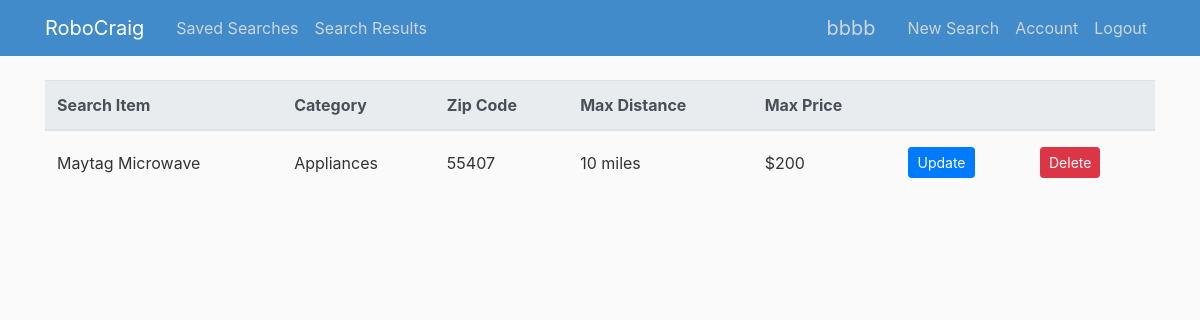
/users/bbbb (signed in), run on an earlier commit of the app's database.
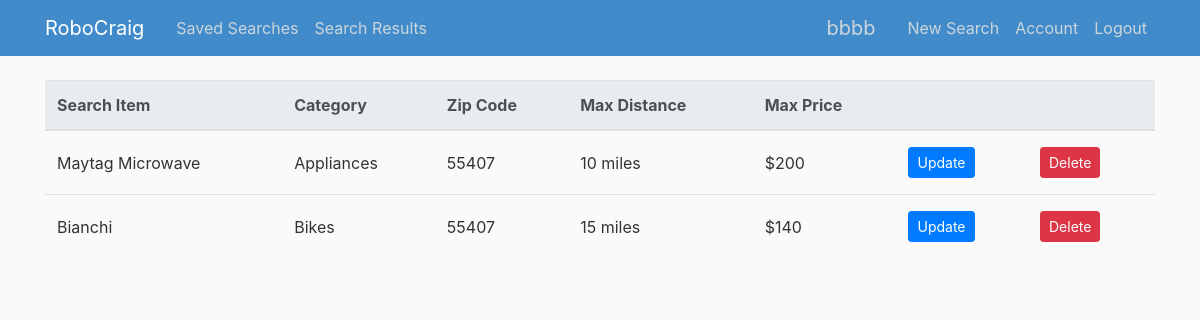
And on a later commit of the database.
### RoboCraig/models.py (models this page shows, shortened)
class Searcher (db.Model):
    id = db.Column(db.Integer, primary_key=True)
    category = db.Column(db.String(20), nullable=False)
    search_term = db.Column(db.String(50), nullable=False)
    zip_code = db.Column(db.String(10), nullable=False)  #Might need this to be int, or validate to 5 digits
    max_distance = db.Column(db.String(10), nullable=False)
    max_price = db.Column(db.String(10), nullable=False)
    user_id = db.Column(db.Integer, db.ForeignKey('user.id'), nullable=False)       #This is making a reference to the user_id in the users table

### RoboCraig/routes.py (the view)
@app.route("/users/<string:username>")  #This is the main home route for a logged in user.  It will display their saved searches
def user_searches(username):
    choices = {'ata': 'Antiques', 'ppa': 'Appliances', 'ara': 'Arts & Crafts', 'sna': 'ATV/UTV/SNO', 'pta': 'AutoParts',
               'ava': 'Aviation',
               'baa': 'Baby and Kid Stuff', 'haa': 'Beauty and Health', 'bip': 'Bike Parts',
               'bia': 'Bikes', 'bpa': 'Boat Parts', 'boo': 'Boats', 'bka': 'Books', 'bfa': 'Business',
               'cta': 'Cars & Trucks', 'ema': 'CDs/DVDs/VHSs', 'moa': 'Cell Phones', 'cla': 'Clothes & Acc',
               'cba': 'Collectibles', 'syp': 'Computer Parts', 'sya': 'Computers', 'ela': 'Electronics',
               'gra': 'Farm & Garden', 'fua': 'Furniture', 'foa': 'General', 'hva': 'Heavy Equipment',
               'hsa': 'Household',
               'jwa': 'Jewelry', 'maa': 'Materials', 'mpa': 'Motorcycle Parts', 'mca': 'Motorcycles',
               'msa': 'Music Instruments', 'pha': 'Photo & Video', 'rva': 'RVs & Camp', 'sga': 'Sporting',
               'tia': 'Tickets', 'tla': 'Tools', 'taa': 'Toys & Games', 'tra': 'Trailers',
               'vga': 'Video Gaming', 'wta': 'Wheels & Tires'}
    user = User.query.filter_by(username=username).first_or_404()  #giving the function the username attribute returns the username of the current_user
    searches = Searcher.query.filter_by(author=user)   #Using this username, it retrieves a list of their Searcher objects
    if current_user == user:        #Will only render the template if the user is logged in.  Otherwise, they receive a 403
        return render_template('user_searches.html', searches=searches, user=user, username=username,choices=choices)
    else:
        abort(403)

### RoboCraig/models.py (called while the page is built)
@login_manager.user_loader
def load_user(user_id):
    return User.query.get(int(user_id))

### RoboCraig/templates/user_searches.html
{% extends "layout.html" %}
{% block content %}
    <table class="table table-hover">
            <thead class="thead-light">
                <tr>
                    <th scope="col">Search Item</th>
                    <th scope="col">Category</th>
                    <th scope="col">Zip Code</th>
                    <th scope="col">Max Distance</th>
                    <th scope="col">Max Price</th>
                    <th scope="col"></th>
                    <th scope="col"></th>
                </tr>
            </thead>
            <tbody>
            {% for search in searches %}
            <tr>
                    <td>{{ search.search_term }}</td>
                    {% if search.category in choices %}
                        <td>{{ choices[search.category]}}</td>
                    {% else %}
                        <td>{{ search.category }}</td>
                    {% endif %}
                    <td>{{ search.zip_code }}</td>
                    <td>{{ search.max_distance }} miles</td>
                    <td>${{ search.max_price }}</td>
                    <td><a class="btn btn-primary btn-sm mt-1 mb-1" href="{{ url_for('update_search', search_id = search.id) }}">Update</a></td>
                    <td>
                        <form action="{{ url_for('delete_search', search_id=search.id) }}" method="POST">
                            <input class="btn btn-danger btn-sm m-1" type = "submit" value="Delete">
                        </form>
                    </td>
                </tr>
            {% endfor %}
            </tbody>
    </table>
{% endblock content %}

What changed in the data, as far as the page shows it:
added Searcher: search_term "Bianchi", category "Bikes", zip_code "55407", max_distance "15", max_price "140"
